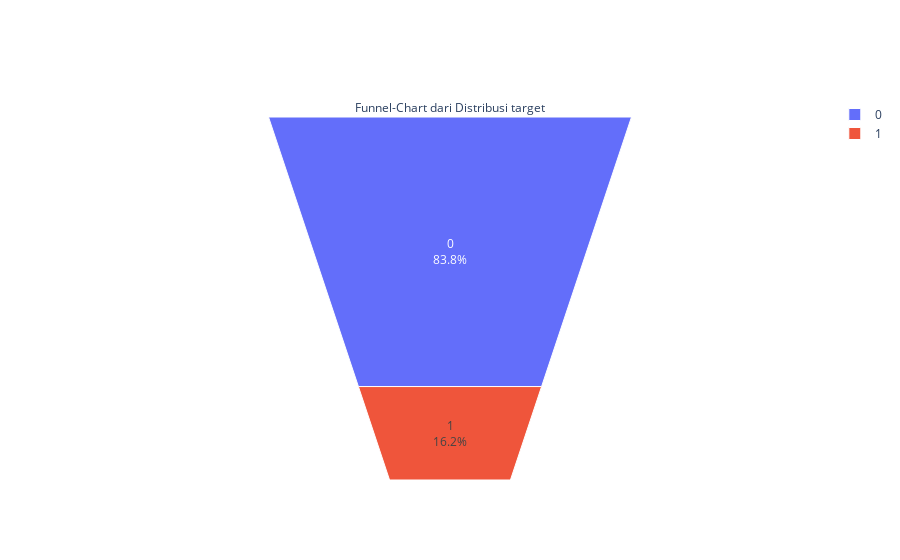

The notebook cell this image was saved under:
### Code cell
fig = go.Figure(go.Funnelarea(
    text = 
    temp.label,
    values = temp.full_text,
    title = {"position": "top center", "text": "Funnel-Chart dari Distribusi target"}
    ))

fig.show()

### Figure 1 — Plotly figure (JSON) as saved in the notebook; plotly's stock layout.template omitted (floating-point values rounded to 4 significant figures)
{"data": [{"text": [0, 1], "title": {"position": "top center", "text": "Funnel-Chart dari Distribusi target"}, "type": "funnelarea", "values": [1285, 248]}], "layout": {}}
